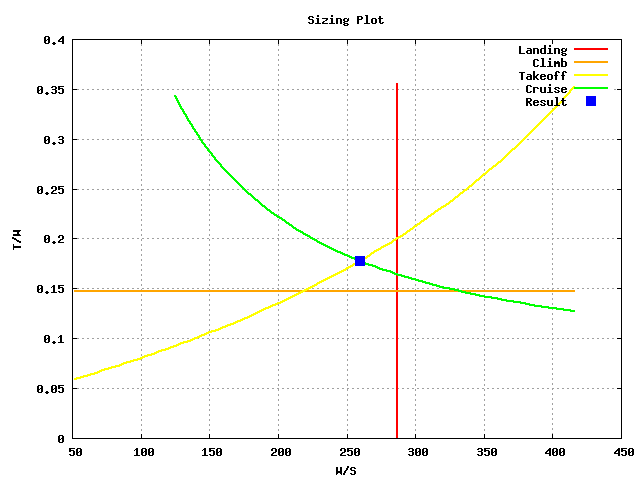

Reproduce this figure in gnuplot.
set terminal png # gnuplot recommends setting terminal before output

set title "Sizing Plot"
set xlabel "W/S"
set ylabel "T/W"
set grid
set datafile separator ";"

set style line 1 lt 1 lc rgb "red" lw 2
set style line 2 lt 1 lc rgb "orange" lw 2
set style line 3 lt 1 lc rgb "yellow" lw 2
set style line 4 lt 1 lc rgb "green" lw 2
set style line 5 lt 1 lc rgb "blue" lw 4

plot 	"initialSizing_plot.csv" using 1:2 ls 1 with lines title "Landing",\
	"initialSizing_plot.csv" using 3:4 ls 2 with lines title "Climb",\
	"initialSizing_plot.csv" using 5:6 ls 3 with lines title "Takeoff",\
	"initialSizing_plot.csv" using 7:8 ls 4 with lines title "Cruise",\
	"initialSizing_plot.csv" using 9:10 ls 5 with points title "Result"
	
set style line 6 lt 2 lw 3
set key box ls 6

#replot
